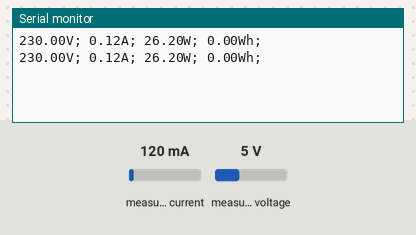
This sketch was run on a simulated ESP8266 (NodeMCU). On the bench: the last lines printed to the serial monitor. The test bench sets the inputs (shaded band); at power-on: measured current 120 mA, measured voltage 5 V.

Above: at 1.2 s.
1.3 s: measured current set to 40 mA
At 2.9 s:
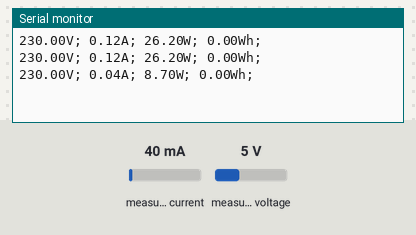
4.3 s: measured voltage set to 0.3 V
At 5.1 s:
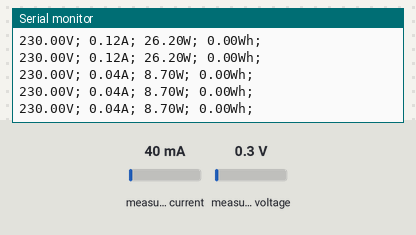
5.8 s: measured current set to 500 mA
At 7.0 s:
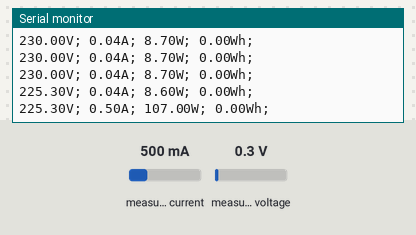
Timing chart, 0 to 8.8 s (numbered marks = the images above; inputs shaded):
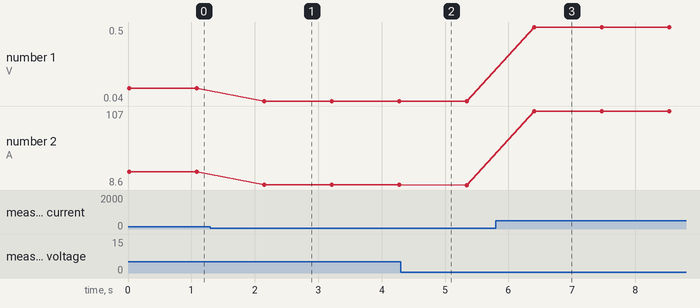

Measured:
- after the input at 1.3 s, the serial monitor: prints a new line after 0.85 s (image 1)
- after the input at 5.8 s, the serial monitor: prints a new line after 0.61 s (image 3)
- plotted number 1: 0.12 → 0.04 after the input at 1.3 s, 0.04 → 0.5 after the input at 5.8 s
- plotted number 2: 26.2 → 8.7 after the input at 1.3 s, 8.7 → 8.6 after the input at 4.3 s, 8.6 → 107 after the input at 5.8 s

The sketch:

pzem.ino
```cpp
#include <SoftwareSerial.h> // Arduino IDE <1.6.6
#include <PZEM004Tv30.h>

PZEM004Tv30 pzem(D5,D6);// D6, D5, (RX,TX) connect to TX,RX of PZEM
//IPAddress ip(192, 168, 1, 1);
float arus, tegangan, daya, kwh;

void setup() {
  Serial.begin(9600);
  pzem.setAddress(0x42);
}

void loop() {
  tegangan = pzem.voltage();
  if (tegangan < 0.0) tegangan = 0.0;
  Serial.print(tegangan); Serial.print("V; ");

  arus = pzem.current();
  if (arus >= 0.0) {
    Serial.print(arus);
    Serial.print("A; ");
  }

  daya = pzem.power();
  if (daya >= 0.0) {
    Serial.print(daya);
    Serial.print("W; ");
  }

  kwh = pzem.energy();
  if (kwh >= 0.0) {
    Serial.print(kwh);
    Serial.print("Wh; ");
  }
  Serial.println();
  delay(1000);
}
```
